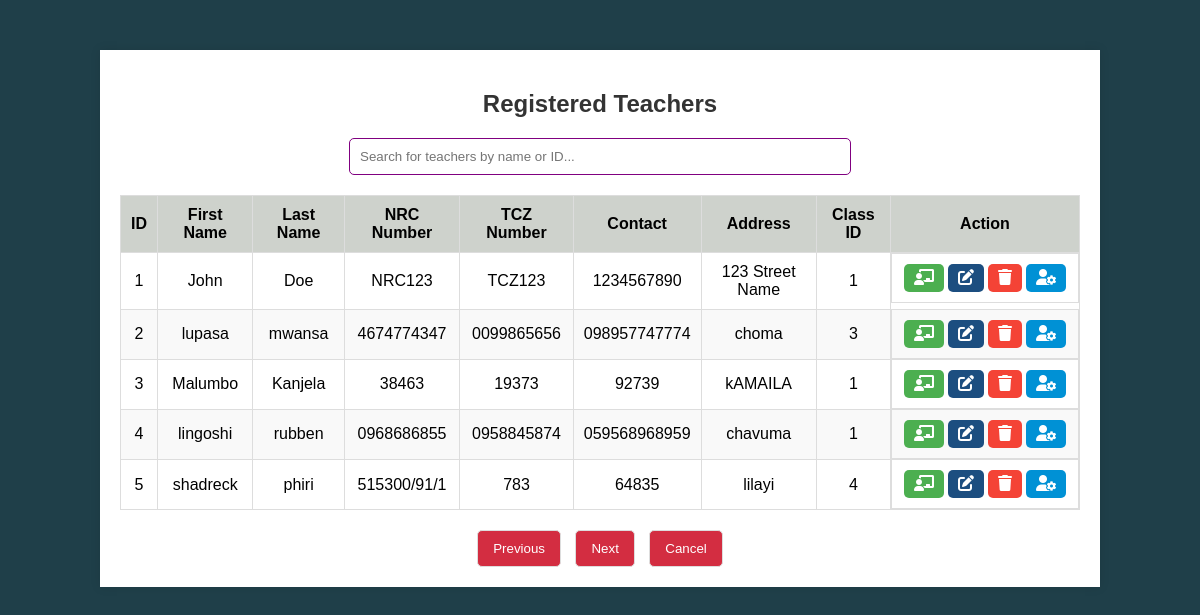
The app's page /view_registeredteacher.php with its own data.
### tables this page shows
CREATE TABLE IF NOT EXISTS `teachers` (
  `id` int NOT NULL AUTO_INCREMENT,
  `firstname` varchar(50) NOT NULL,
  `lastname` varchar(50) NOT NULL,
  `username` varchar(255) NOT NULL,
  `password` varchar(255) NOT NULL,
  `nrc_number` varchar(50) NOT NULL,
  `tcz_number` varchar(50) NOT NULL,
  `contact` varchar(50) NOT NULL,
  `address` varchar(255) NOT NULL,
  `class_id` int DEFAULT NULL,
  `class_ids` varchar(255) DEFAULT NULL,
  `active` tinyint DEFAULT '0',
  PRIMARY KEY (`id`),
  KEY `class_id` (`class_id`)
);

### view_registeredteacher.php (the view, shortened to what this page needs)
<!DOCTYPE html>
<html lang="en">
<head>
    <link rel="stylesheet" href="https://cdnjs.cloudflare.com/ajax/libs/font-awesome/6.0.0-beta3/css/all.min.css">
</head>
<body>
    <div class="container">
        <h2>Registered Teachers</h2>
        <div class="search-bar">
            <input type="text" id="searchInput" onkeyup="searchTable()" placeholder="Search for teachers by name or ID...">
        </div>
        <table id="teachersTable">
            <thead>
                <tr>
                    <th>ID</th>
                    <th>First Name</th>
                    <th>Last Name</th>
                    <th>NRC Number</th>
                    <th>TCZ Number</th>
                    <th>Contact</th>
                    <th>Address</th>
                    <th>Class ID</th>
                    <th>Action</th>
                </tr>
            </thead>
            <tbody>
                <?php
                $servername = "localhost";
                $username = "root";
                $password = "";
                $dbname = "registration";
                $conn = new mysqli($servername, $username, $password, $dbname);
                $sql = "SELECT id, firstname, lastname, nrc_number, tcz_number, contact, address, class_id FROM teachers";
                $result = $conn->query($sql);
                if ($result->num_rows > 0) {
                    while ($row = $result->fetch_assoc()) {
                        echo "<tr>";
                        echo "<td>" . $row['id'] . "</td>";
                        echo "<td>" . $row['firstname'] . "</td>";
                        echo "<td>" . $row['lastname'] . "</td>";
                        echo "<td>" . $row['nrc_number'] . "</td>";
                        echo "<td>" . $row['tcz_number'] . "</td>";
                        echo "<td>" . $row['contact'] . "</td>";
                        echo "<td>" . $row['address'] . "</td>";
                        echo "<td>" . $row['class_id'] . "</td>";
                        echo "<td class='action-buttons'>";
                        echo "<a href='assign_class.php?id=" . $row['id'] . "' class='assign-class' title='Assign Class'><i class='fas fa-chalkboard-teacher'></i></a>";
                        echo "<a href='update_teacher.php?id=" . $row['id'] . "' class='update' title='Update'><i class='fas fa-edit'></i></a>";
                        echo "<a href='delete_teacher.php?id=" . $row['id'] . "' class='delete' onclick='return confirm(\"Are you sure you want to delete this teacher?\");' title='Delete'><i class='fas fa-trash'></i></a>";
                        echo "<a href='assign_role.php?id=" . $row['id'] . "' class='assign-role' title='Assign Role'><i class='fas fa-user-cog'></i></a>";
                        echo "</td>";
                        echo "</tr>";
                    }
                } else {
                    echo "<tr><td colspan='9'>No teachers found.</td></tr>";
                }
                ?>
            </tbody>
        </table>
        <div class="pagination">
            <button onclick="prevPage()">Previous</button>
            <button onclick="nextPage()">Next</button>
            <button><a href="dashboard.php" class="btn btn-secondary" style="color: white; text-decoration: none;">Cancel</a></button>
        </div>
    </div>
</body>
</html>

### view_registeredteacher.php (style rules this page uses)
body { font-family: Arial, sans-serif; background-color: #1F3F49; margin: 0; padding: 0; }
.container { width: 80%; margin: 50px auto; background-color: #fff; padding: 20px; box-shadow: 0 0 10px rgba(0, 0, 0, 0.1); }
h2 { text-align: center; color: #333; }
table { width: 100%; border-collapse: collapse; margin: 20px 0; }
table, th, td { border: 1px solid #ddd; }
th, td { padding: 10px; text-align: center; }
th { background-color: #CED2CC; }
tr:nth-child(even) { background-color: #f9f9f9; }
.action-buttons { display: flex; justify-content: center; }
.action-buttons a { display: inline-block; padding: 5px 10px; color: #fff; border-radius: 5px; margin: 0 2px; text-decoration: none; }
.action-buttons .assign-class { background-color: #4CAF50; }
.action-buttons .update { background-color: #1C4E80; }
.action-buttons .delete { background-color: #f44336; }
.action-buttons .assign-role { background-color: #0091D5; }
.pagination { text-align: center; margin-top: 20px; }
.pagination button { padding: 10px 15px; margin: 0 5px; border: 1px solid #ddd; background-color: #D32D41; color: #fff; border-radius: 5px; cursor: pointer; }
.search-bar { text-align: center; margin-bottom: 20px; }
.search-bar input { padding: 10px; width: 50%; border: 1px solid purple; border-radius: 5px; }

### records on screen
teachers: id "1", firstname "John", lastname "Doe", nrc_number "NRC123", tcz_number "TCZ123", contact "1234567890", address "123 Street Name", class "1"
teachers: id "2", firstname "lupasa", lastname "mwansa", nrc_number "4674774347", tcz_number "0099865656", contact "098957747774", address "choma", class "3"
teachers: id "3", firstname "Malumbo", lastname "Kanjela", nrc_number "38463", tcz_number "19373", contact "92739", address "kAMAILA", class "1"
teachers: id "4", firstname "lingoshi", lastname "rubben", nrc_number "0968686855", tcz_number "0958845874", contact "059568968959", address "chavuma", class "1"
teachers: id "5", firstname "shadreck", lastname "phiri", nrc_number "515300/91/1", tcz_number "783", contact "64835", address "lilayi", class "4"
